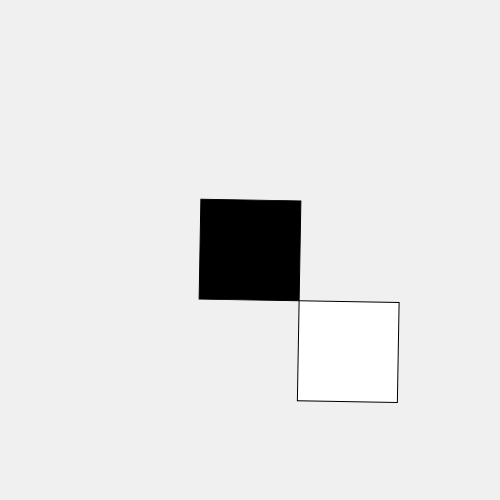
Frame 1 (no input)
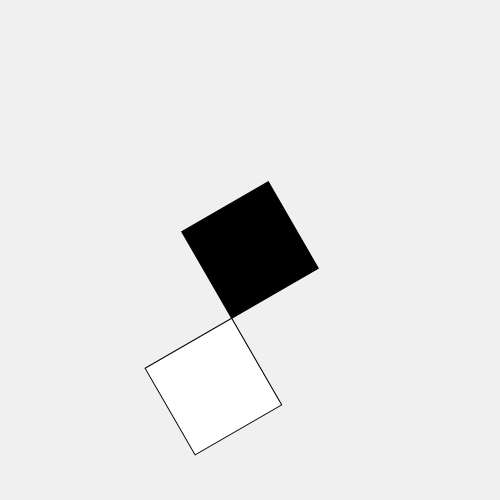
Frame 60 (no input)
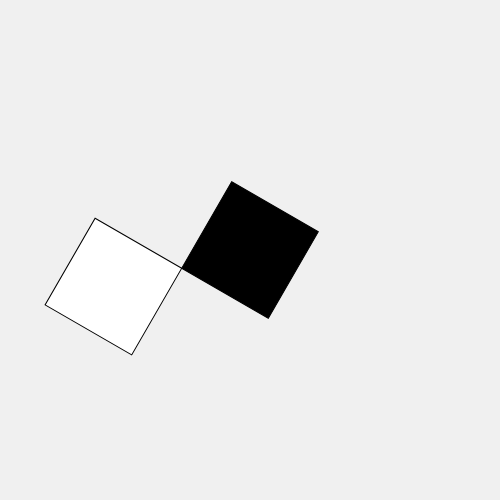
Frame 120 (the mouse pressed at the canvas centre since frame 60)

The p5.js sketch that drew these frames (run headless with seeded random() and noise() and a simulated clock; from frame 60 on, the mouse is pressed at the canvas centre):

// p5.js sketch
// ── sketch.js
// -
// Rotating in place n.2 0.1 by Lucrezia Nediani 
// 2021 © Lucrezia Nediani, Daniele @Fupete and the course DS-2021 at DESIGN.unirsm 
// github.com/ds-2021-unirsm — github.com/Lucrezia604 — github.com/fupete
// Educational purposes, MIT License, 2021, San Marino
// —

function setup(){
	createCanvas(500, 500);
	rectMode(CENTER);	// now the first two arguments of a rect are its center point, not corner
}
function draw(){
	background(240);

	// move the origin to the pivot point
	translate(250, 250); 

	// then rotate the grid around the pivot point by a
	// number of degrees equal to the frame count of the sketch
	rotate(radians(frameCount));

	// and draw the square at the origin
	fill(0);
	rect(0, 0, 100, 100);
  
  translate(100, 100); 
    fill(255);
    rect(0, 0, 100, 100);
}
